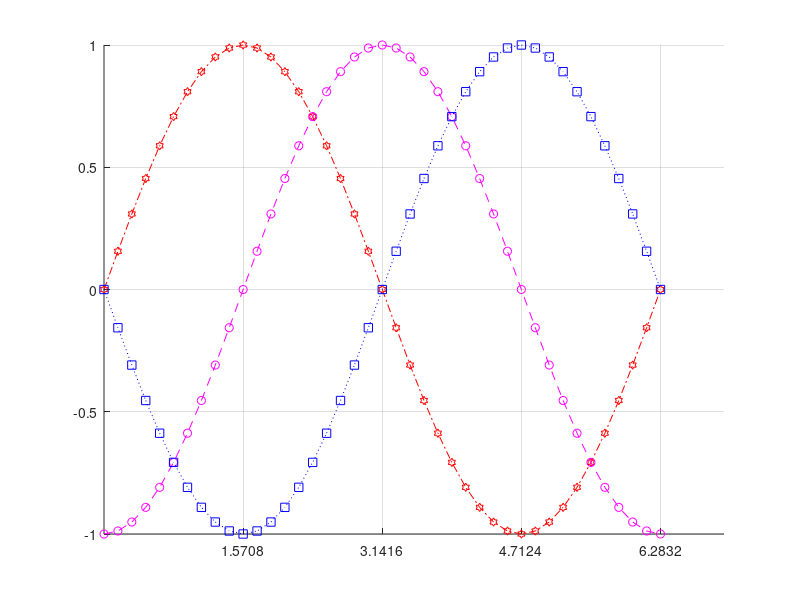

Source code (MATLAB):
% Ex_7_10.m
clear
clear
t = 0:pi/20:2*pi;
plot(t,sin(t),'-.rh')
hold on
plot(t,sin(t-pi/2),'--mo')
plot(t,sin(t-pi),':bs')
hold off
set(gca,'Xtick',[pi/2,pi,pi*3/2,2*pi],'Ytick',[-1,-0.5,0,0.5,1])
grid on
box off